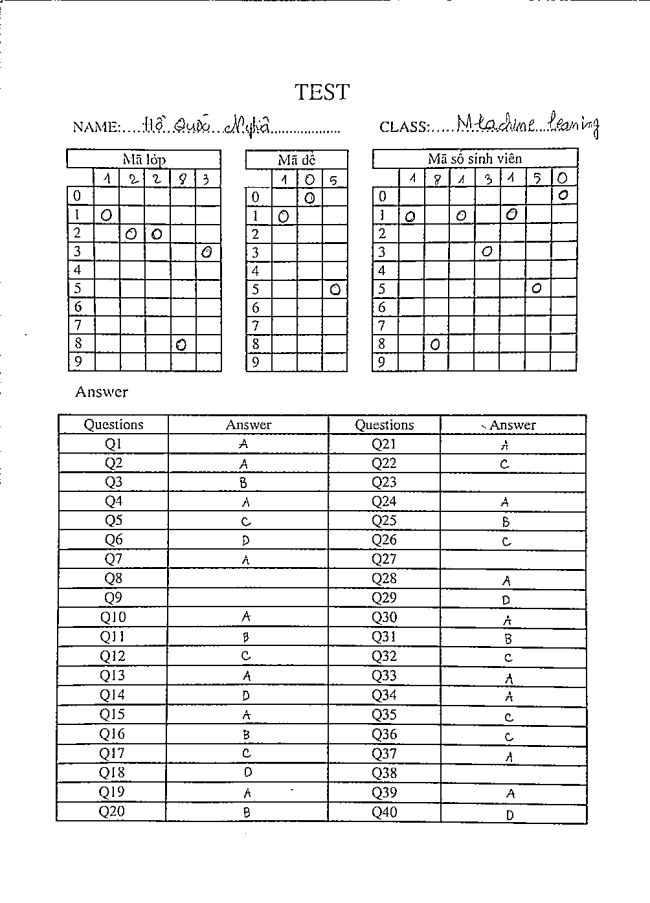
#> input picture imageTest/edit.png, 650 x 903 px
$ python -i AnswerTest.py   (imports and definitions only)
#> lines starting #> are read from the running program, lines starting #| are printed output that depends on the picture; after the words box and inside, x2 and y2 are one past the last pixel; in counts of white or black regions, pixels touching at a corner belong together
#> further down, picture is the input picture: shape (903, 650, 3); min 0, max 255, mean 235.7
import cv2
import numpy as np


def check_is_number(img):
    # cv2.imshow("hihih",img)
    # cv2.waitKey()


    gray = cv2.cvtColor(img, cv2.COLOR_BGR2GRAY)
    edged = cv2.Canny(gray, 30, 200)
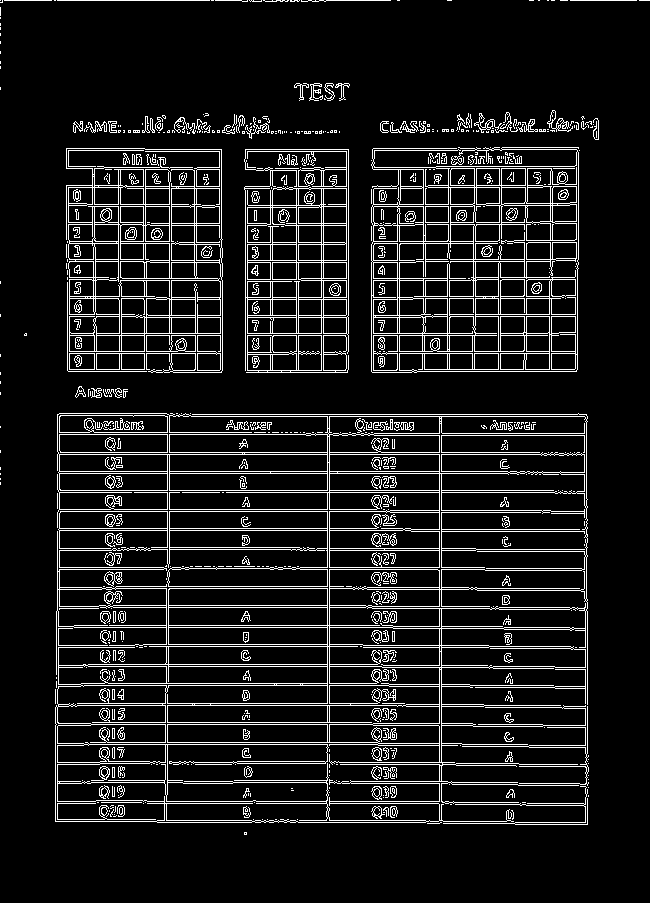
#> edged: shape (903, 650); 10% white in thin lines or dots
    # Finding Contours
    # Use a copy of the image e.g. edged.copy()
    # since findContours alters the image
    contours, hierarchy = cv2.findContours(edged,cv2.RETR_EXTERNAL, cv2.CHAIN_APPROX_NONE)
#> contours = 314 contours, 269 with area under 20; largest, box (x1, y1, x2, y2) and area: (55, 413, 588, 823) 140575, (371, 147, 579, 373) 41316, (66, 148, 223, 373) 28031, (244, 149, 349, 371) 18443, (56, 511, 328, 675) 13202

    # cnts = imutils.grab_contours(contours)

    # Tìm ra diện tích của toàn bộ các contours
    area_cnt = [cv2.contourArea(cnt) for cnt in contours]
#> area_cnt = 314 values, max 140575 at index 104, min 0 at index 1, mean 798.4
    area_sort = np.argsort(area_cnt)[::-1]
#> area_sort = 314 values, max 313 at index 159, min 0 at index 81, mean 156.5
    # Top 10 contour có diện tích lớn nhất
    area_sort[:10]
    # print("Number of Contours found = " + str(len(contours)))

    for i in range(len(area_sort)):
        x, y, w, h = cv2.boundingRect(contours[area_sort[i]])
        print('centroid: ({}, {}), (width, height): ({}, {})'.format(x, y, w, h))
        if 0<=x<=14 and 0<=y<=12 and 5<=w<=18 and 8<=h<=15:
            # cv2.imshow("hihi",img)
            # cv2.waitKey()
            return True
#> this loop made 314 passes
#> (x, y, w, h) on passes 1 to 3: (55, 413, 533, 410), (371, 147, 208, 226), (66, 148, 157, 225)
#| centroid: (55, 413), (width, height): (533, 410)
#| centroid: (371, 147), (width, height): (208, 226)
#| centroid: (66, 148), (width, height): (157, 225)
#| centroid: (244, 149), (width, height): (105, 222)
#| centroid: (56, 511), (width, height): (272, 164)
#| centroid: (246, 335), (width, height): (103, 38)
#| centroid: (58, 511), (width, height): (110, 38)
#| centroid: (96, 353), (width, height): (49, 17)
#> (further printed lines are left out)
    cv2.drawContours(img, contours, -1, (0, 255, 0), 1)
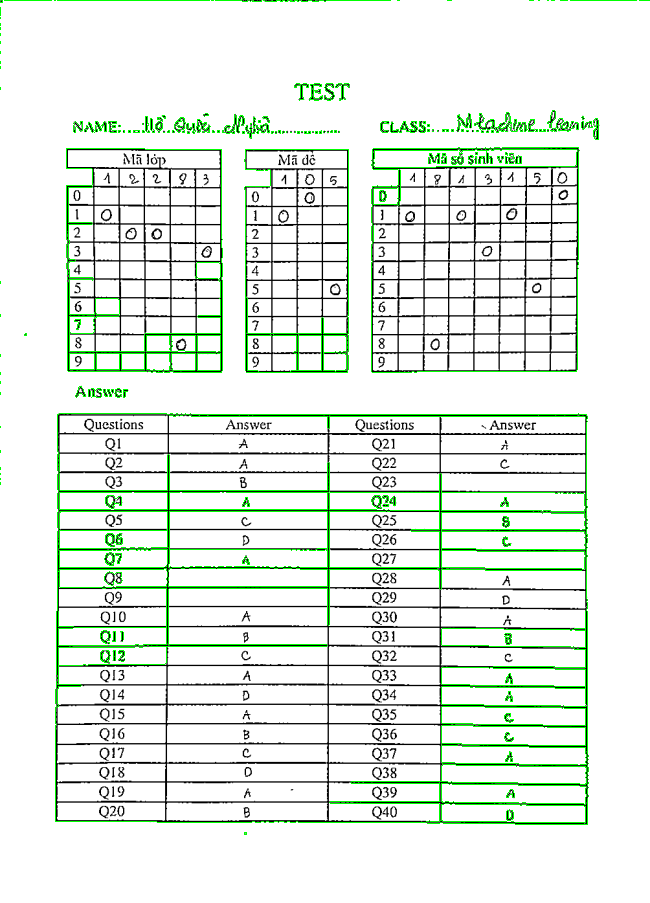
#> img: shape (903, 650, 3); 3.67% of pixels changed, all inside (x1, y1, x2, y2) = (0, 0, 650, 835)


    # [4 lines of commented-out code are left out]
    return False

# [58 lines left out: functions get_mssv, get_keyTest, get_class, not called in this run]
# [10 lines of commented-out code are left out]

>>> import cv2
>>> picture = cv2.imread('../imageTest/edit.png')
>>> result = check_is_number(picture)
#> result = False
